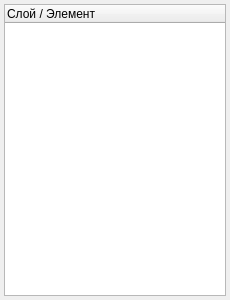
<?xml version="1.0" encoding="UTF-8"?>
<ui version="4.0">
 <class>WindowElementsFrame</class>
 <widget class="QDockWidget" name="WindowElementsFrame">
  <property name="geometry">
   <rect>
    <x>0</x>
    <y>0</y>
    <width>230</width>
    <height>300</height>
   </rect>
  </property>
  <property name="windowTitle">
   <string>Дерево объектов</string>
  </property>
  <widget class="QWidget" name="dockWidgetContents">
   <layout class="QVBoxLayout" name="verticalLayout">
    <property name="spacing">
     <number>0</number>
    </property>
    <property name="leftMargin">
     <number>4</number>
    </property>
    <property name="topMargin">
     <number>4</number>
    </property>
    <property name="rightMargin">
     <number>4</number>
    </property>
    <property name="bottomMargin">
     <number>4</number>
    </property>
    <item>
     <widget class="QTreeWidget" name="treeWidget">
      <property name="rootIsDecorated">
       <bool>false</bool>
      </property>
      <property name="indentation">
       <number>0</number>
      </property>
      <property name="iconSize">
       <size>
        <width>16</width>
        <height>16</height>
       </size>
      </property>
      <column>
       <property name="text">
        <string>Слой / Элемент</string>
       </property>
      </column>
     </widget>
    </item>
   </layout>
  </widget>
 </widget>
 <resources/>
 <connections/>
</ui>
